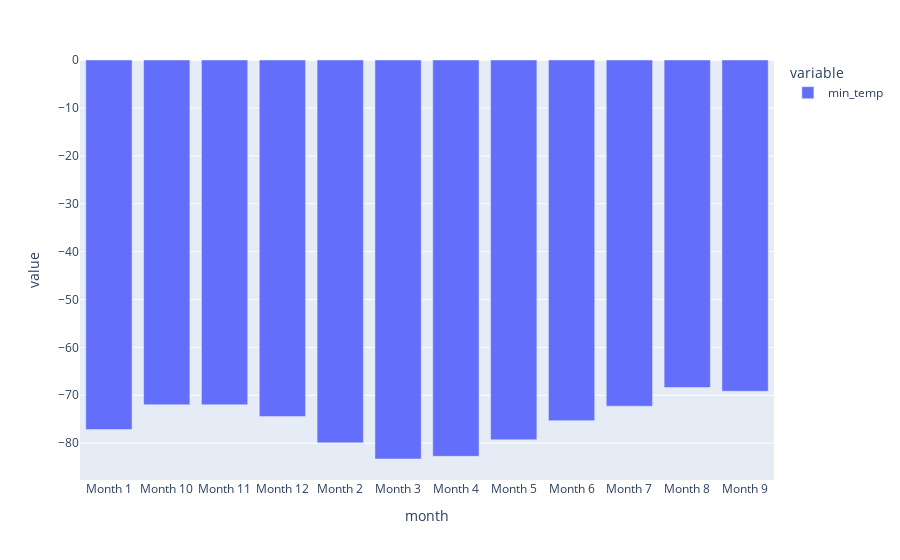

The cell this chart's notebook holds for it:
### Code cell
# Plot a bar chart of the average min_temp by month
px.bar(avg_min_temp)

### Figure 1 — Plotly figure (JSON) as saved in the notebook; plotly's stock layout.template omitted (floating-point values rounded to 4 significant figures)
{"data": [{"alignmentgroup": "True", "hovertemplate": "variable=min_temp<br>month=%{x}<br>value=%{y}<extra></extra>", "legendgroup": "min_temp", "marker": {"color": "#636efa", "pattern": {"shape": ""}}, "name": "min_temp", "offsetgroup": "min_temp", "orientation": "v", "showlegend": true, "textposition": "auto", "type": "bar", "x": ["Month 1", "Month 10", "Month 11", "Month 12", "Month 2", "Month 3", "Month 4", "Month 5", "Month 6", "Month 7", "Month 8", "Month 9"], "xaxis": "x", "y": [-77.16, -71.98, -71.99, -74.45, -79.93, -83.31, -82.75, -79.31, -75.3, -72.28, -68.38, -69.17], "yaxis": "y"}], "layout": {"autosize": true, "barmode": "relative", "legend": {"title": {"text": "variable"}, "tracegroupgap": 0}, "margin": {"t": 60}, "xaxis": {"anchor": "y", "autorange": true, "domain": [0, 1], "range": [-0.5, 11.5], "title": {"text": "month"}, "type": "category"}, "yaxis": {"anchor": "x", "autorange": true, "domain": [0, 1], "range": [-87.69, 0], "title": {"text": "value"}, "type": "linear"}}}
